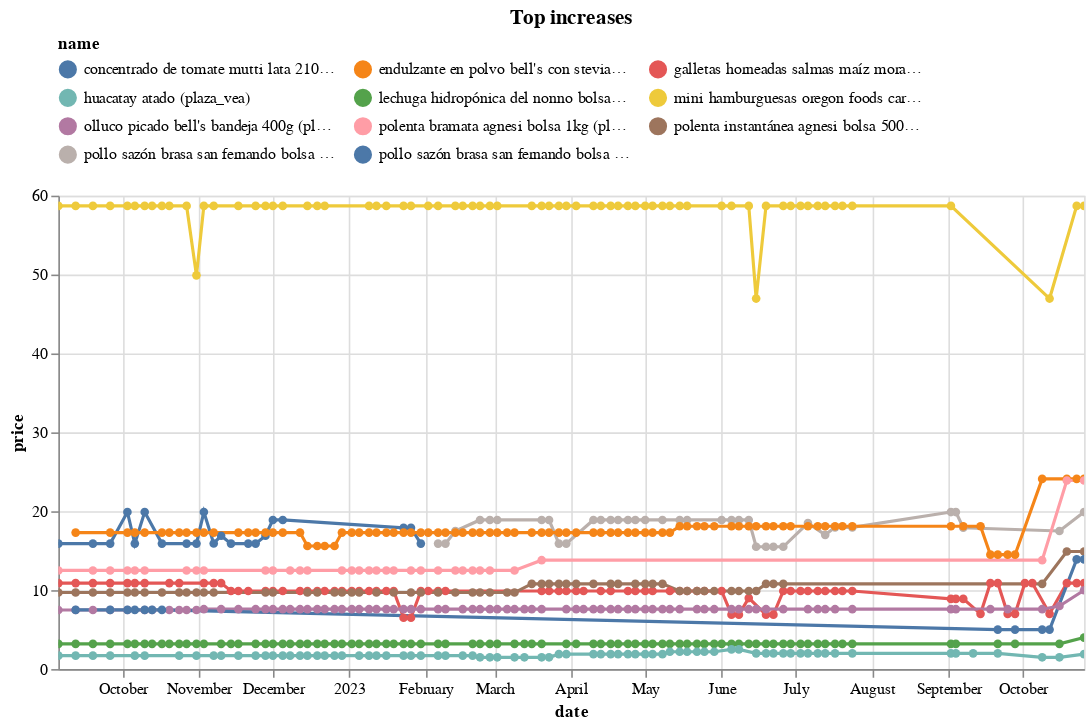

Here is the notebook cell this chart was saved with:
### Code cell
(top_changes
 .sort_values('change')
 .tail(10)
 .pipe(plot_changes, 'Top increases')
)

### Figure 1 — Vega-Lite specification as saved in the notebook (floating-point values rounded to 4 significant figures; data arrays with more than 128 entries replaced by an {"elided": "..."} marker saying what was removed)
{"config": {"view": {"continuousWidth": 300, "continuousHeight": 300}, "legend": {"columns": 3, "orient": "top"}}, "data": {"name": "data-d2201890d9800b343f5a3e1db32a1afc"}, "mark": {"type": "line", "point": true}, "encoding": {"color": {"field": "name", "scale": {"domain": ["concentrado de tomate mutti lata 210g (plaza_vea)", "endulzante en polvo bell's con stevia frasco 60g (plaza_vea)", "galletas horneadas salmas maíz morado caja 126g (plaza_vea)", "huacatay atado (plaza_vea)", "lechuga hidropónica del nonno bolsa unidad (plaza_vea)", "mini hamburguesas oregon foods carne angus caja 600g (plaza_vea)", "olluco picado bell's bandeja 400g (plaza_vea)", "polenta bramata agnesi bolsa 1kg (plaza_vea)", "polenta instantánea agnesi bolsa 500g (plaza_vea)", "pollo sazón brasa san fernando bolsa 1.4kg (plaza_vea)", "pollo sazón brasa san fernando bolsa 1.5kg (plaza_vea)"]}, "type": "nominal"}, "tooltip": [{"field": "name", "type": "nominal"}, {"field": "price", "type": "quantitative"}, {"field": "last_price", "type": "quantitative"}], "x": {"field": "date", "type": "temporal"}, "y": {"field": "price", "type": "quantitative"}}, "params": [{"name": "param_5", "select": {"type": "point", "fields": ["name"]}, "bind": "legend"}, {"name": "param_6", "select": {"type": "interval", "encodings": ["x", "y"]}, "bind": "scales"}], "title": "Top increases", "transform": [{"filter": {"param": "param_5"}}], "width": 650, "$schema": "https://vega.github.io/schema/vega-lite/v5.15.1.json", "datasets": {"data-d2201890d9800b343f5a3e1db32a1afc": {"elided": "652 records"}}}
